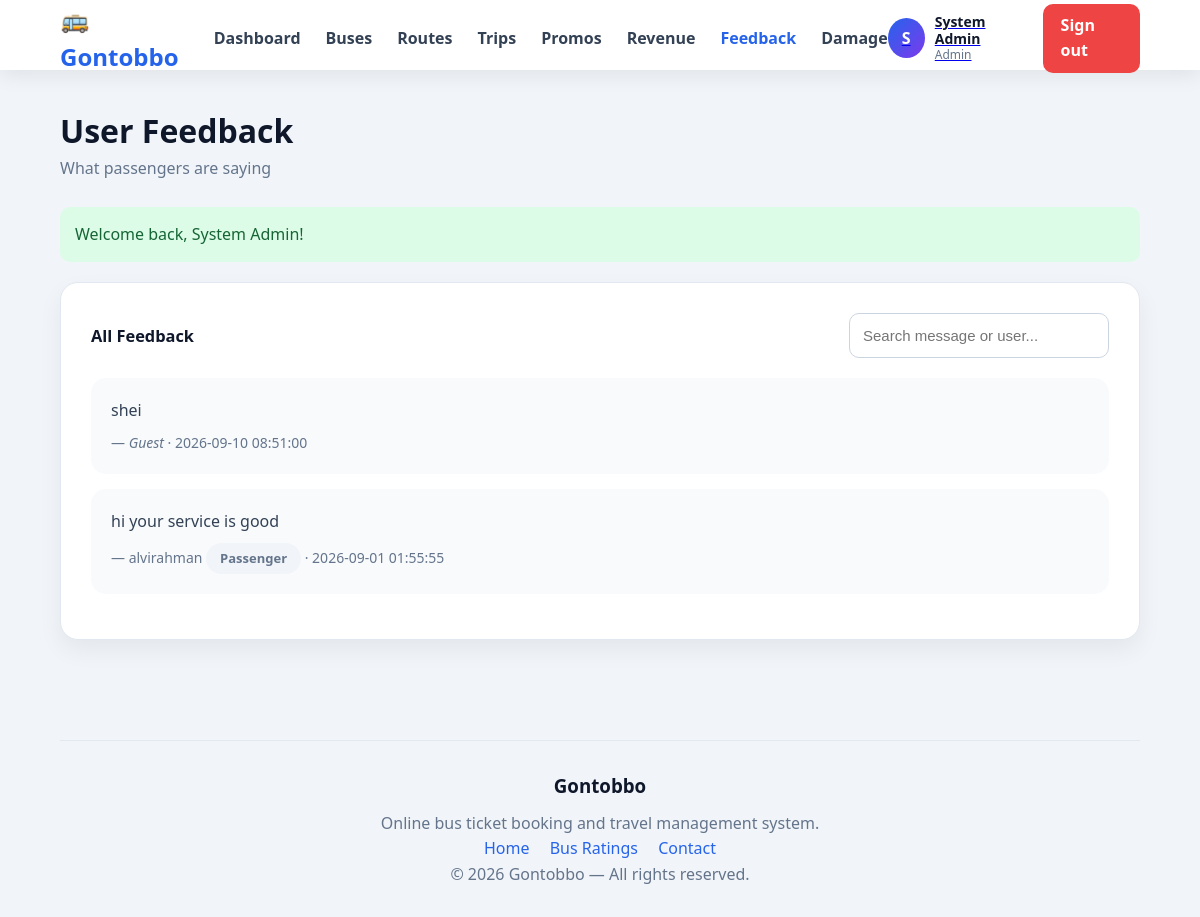
Screenshot of /index.php?page=admin&action=feedback (signed in) with the database file from the repository.
### tables this page shows
CREATE TABLE `feedback` (
  `feedback_id` int(11) NOT NULL,
  `user_id` int(11) DEFAULT NULL,
  `message` text DEFAULT NULL,
  `created_at` datetime DEFAULT current_timestamp()
);

CREATE TABLE `users` (
  `user_id` int(11) NOT NULL,
  `name` varchar(100) NOT NULL,
  `email` varchar(150) NOT NULL,
  `phone` varchar(20) DEFAULT NULL,
  `password` varchar(255) NOT NULL,
  `role` enum('passenger','driver','admin','manager') NOT NULL,
  `nid_number` varchar(30) DEFAULT NULL,
  `license_number` varchar(50) DEFAULT NULL,
  `experience_years` int(11) DEFAULT NULL,
  `previous_company` varchar(150) DEFAULT NULL,
  `reset_token` varchar(100) DEFAULT NULL,
  `remember_token` varchar(100) DEFAULT NULL,
  `created_at` datetime DEFAULT current_timestamp()
);

### helpers/helpers.php (called while the page is built, shortened)
<?php
function esc($value)
{
    return htmlspecialchars(
        (string) ($value ?? ''),
        ENT_QUOTES,
        'UTF-8'
    );
}
function clean_input($value)
{
    return trim(
        htmlspecialchars(
            (string) ($value ?? ''),
            ENT_QUOTES,
            'UTF-8'
        )
    );
}
function is_blank($value)
{
    return trim((string) $value) === '';
}

### models/feedback_model.php (called while the page is built, shortened)
<?php
function get_all_feedback($conn) {
    $sql = "SELECT f.feedback_id, f.message, f.created_at,
                   u.name AS user_name, u.email AS user_email, u.role AS user_role
            FROM feedback f
            LEFT JOIN users u ON f.user_id = u.user_id
            ORDER BY f.feedback_id DESC";
    $res = mysqli_query($conn, $sql);
    return mysqli_fetch_all($res, MYSQLI_ASSOC);
}

### views/admin/feedback.php (the view, shortened to what this page needs)
<?php require __DIR__ . '/../partials/header.php'; ?>
<section class="card">
    <div class="form-row-inline">
        <h3 class="card-title" style="margin:0;">All Feedback</h3>
        <form method="get" action="index.php" class="search-form-compact">
            <input type="text" name="q" value="<?= esc($_GET['q'] ?? '') ?>"
                   placeholder="Search message or user..." style="width:260px;">
        </form>
    </div>
    <?php if (empty($feedback)): ?>
        <div class="empty-box"><p>No feedback yet.</p></div>
    <?php else: ?>
        <?php foreach ($feedback as $f): ?>
            <div class="review-card">
                <p style="margin-bottom:8px;"><?= esc($f['message']) ?></p>
                <p class="muted-text">
                    <?php if ($f['user_name']): ?>
                        &mdash; <?= esc($f['user_name']) ?>
                        <span class="pill"><?= esc(ucfirst($f['user_role'] ?? 'user')) ?></span>
                    <?php else: ?>
                        &mdash; <em>Guest</em>
                    <?php endif; ?>
                    &middot; <?= esc($f['created_at']) ?>
                </p>
            </div>
        <?php endforeach; ?>
    <?php endif; ?>
</section>
<?php require __DIR__ . '/../partials/footer.php'; ?>

### assets/css/style.css (style rules this page uses)
:root { --primary: #2563eb; --secondary: #7c3aed; --dark: #0f172a; --text: #334155; --light: #f8fafc; --border: #e2e8f0; --success: #16a34a; --danger: #dc2626; }
* { box-sizing: border-box; margin: 0; padding: 0; }
html, body { height: 100%; }
body { font-family: "Segoe UI", Arial, sans-serif; background: #f1f5f9; color: var(--text); line-height: 1.6; min-height: 100vh; }
.app-body { min-height: 100vh; display: flex; flex-direction: column; }
.card { background: white; padding: 30px; border-radius: 18px; margin-bottom: 25px; border: 1px solid var(--border); box-shadow: 0 10px 25px rgba(0, 0, 0, 0.06); animation: fade 0.5s ease; }
.card-title { margin-bottom: 20px; color: var(--dark); }
input, select, textarea { width: 100%; padding: 13px; border-radius: 10px; border: 1px solid #cbd5e1; outline: none; font-size: 15px; }
.pill { display: inline-block; padding: 5px 14px; border-radius: 20px; font-size: 13px; font-weight: 700; background: #f1f5f9; }
.review-card { padding: 20px; background: #f8fafc; border-radius: 15px; margin-bottom: 15px; }
.muted-text { color: #64748b; font-size: 14px; }
.search-form-compact { align-items: flex-end; }
.form-row-inline { display: flex; justify-content: space-between; align-items: center; margin-bottom: 20px; font-size: 14px; }

### rows the page displays
feedback: message "shei", shows "Guest", created_at "2026-09-10 08:51:00"
feedback: message "hi your service is good", user.name "alvirahman", user.role "Passenger", created_at "2026-09-01 01:55:55"

### other values shown
APP_NAME "Gontobbo"
substr($navUser['name'] ?? 'U', 0, 1) "S"
$navUser['name'] "System Admin"
$role "Admin"
$pageHeading "User Feedback"
$pageSub "What passengers are saying"
$flash['message'] "Welcome back, System Admin!"
